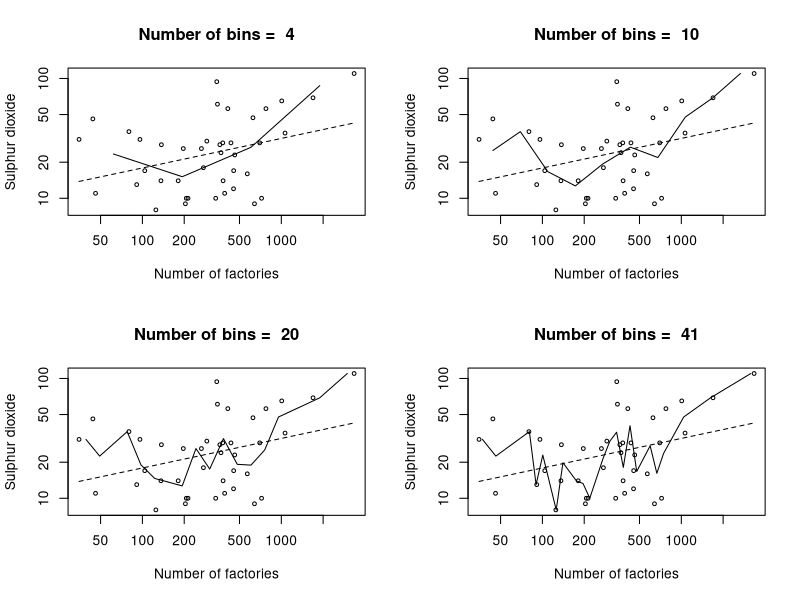

R code for this plot:
# Figure 18.2

x<- scan('air.dat',skip=9)
  x<- matrix(x,byrow=T,ncol=7)
  y<- x[,1]
  x<- x[,3]
  ord<- order(x)
  x<- x[ord]
  y<- y[ord]
  n<- length(x)


a<- lm(log(y)~log(x))
ly<- log(y)
lx<- log(x)

par(mfrow=c(2,2))
for (npar in c(5,11,21,42))
{
  plot(x,y,xlab='Number of factories',
         ylab='Sulphur dioxide',type='n',log='xy')
  points(x,y,cex=.6)
  lines(x,exp(a$fit),lty=2)

  xx<- seq(min(lx)-.0001,max(lx),len=npar)
  abline(v=exp(xx),lwd=.01)
  cutx<- cut(lx,breaks=xx)
  meanly<- tapply(ly,cutx,mean)
  xx1<- xx[-1] - (xx[2]-xx[1])/2
  lines(exp(xx1[is.na(meanly)==F]),exp(meanly[is.na(meanly)==F]))

  title(paste('Number of bins = ',npar-1),cex=.6)
}
